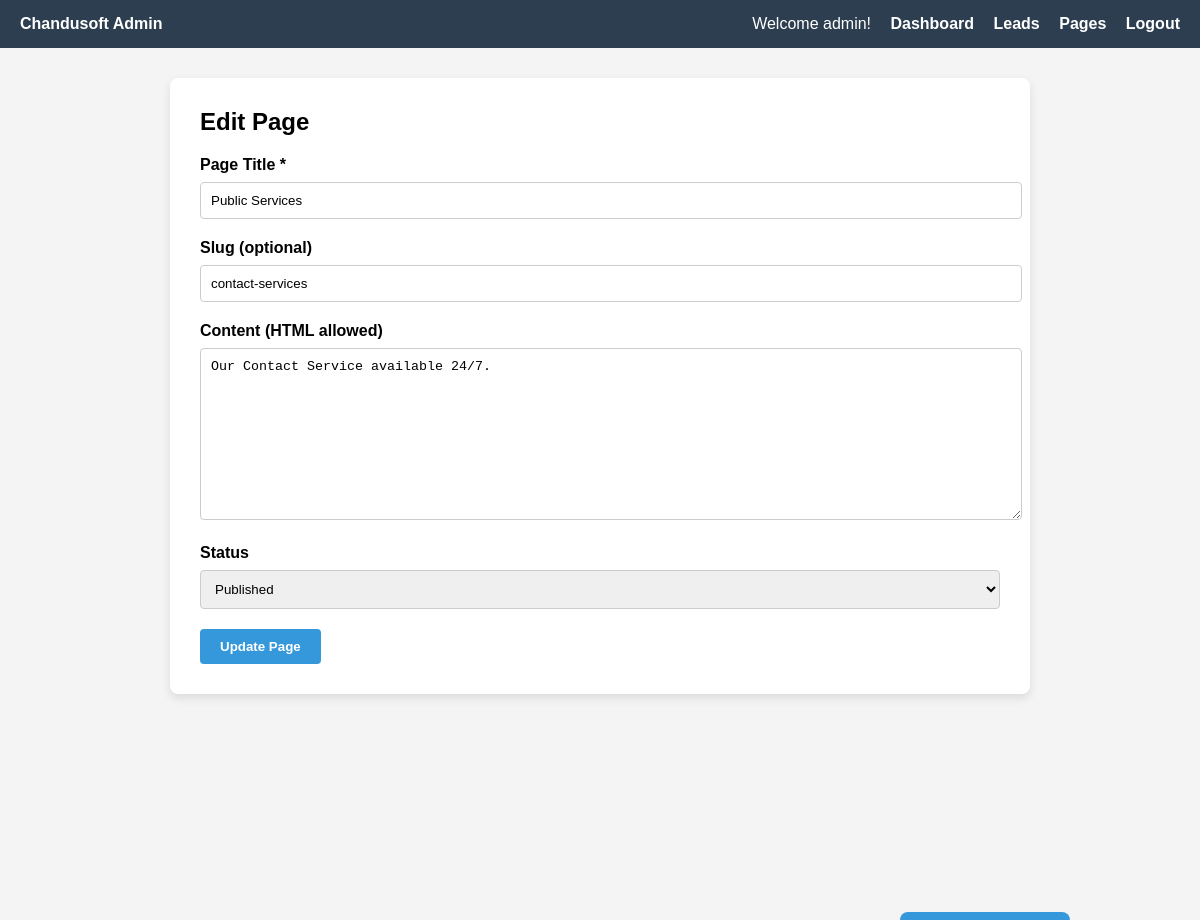
Screenshot of /admin/edit.php?id=3 (signed in) with the database file from the repository.
### tables this page shows
CREATE TABLE `pages` (
  `id` int NOT NULL AUTO_INCREMENT,
  `title` varchar(255) NOT NULL,
  `slug` varchar(255) NOT NULL,
  `status` enum('draft','published','archived') DEFAULT 'draft',
  `updated_at` datetime DEFAULT CURRENT_TIMESTAMP ON UPDATE CURRENT_TIMESTAMP,
  `content_html` text,
  PRIMARY KEY (`id`),
  UNIQUE KEY `slug` (`slug`)
);

### admin/edit.php (the view, shortened to what this page needs)
<?php
require_once '../app/config.php';
$role = $_SESSION['user']['role'] ?? 'editor';
$id = $_GET['id'] ?? null;
try {
    $stmt = $pdo->prepare("SELECT * FROM pages WHERE id = ?");
    $stmt->execute([$id]);
    $page = $stmt->fetch();
    $content_html = $page['content_html'] ?? '';
} catch (PDOException $e) {
    die("Database error: " . $e->getMessage());
}
?>
<!DOCTYPE html>
<html>
<head>
</head>
<body>
<div class="navbar">
    <div><strong>Chandusoft Admin</strong></div>
    <div class="links">
        Welcome <?= htmlspecialchars($role) ?>!
        <a href="../app/dashboard.php">Dashboard</a>
        <a href="../admin/admin-leads.php">Leads</a>
        <a href="../admin/pages.php">Pages</a>
        <a href="../admin/logout.php">Logout</a>
    </div>
</div>
<div class="container">
    <h2>Edit Page</h2>
    <form method="POST">
        <label for="title">Page Title *</label>
        <input type="text" name="title" id="title" required value="<?= htmlspecialchars($page['title']) ?>">
        <label for="slug">Slug (optional)</label>
        <input type="text" name="slug" id="slug" placeholder="auto-generated-if-empty" value="<?= htmlspecialchars($page['slug']) ?>">
        <label for="content_html">Content (HTML allowed)</label>
        <textarea name="content_html" id="content_html" rows="10"><?= htmlspecialchars($content_html) ?></textarea>
        <label for="status">Status</label>
        <select name="status" id="status">
            <option value="published" <?= $page['status'] === 'published' ? 'selected' : '' ?>>Published</option>
        </select>
        <button type="submit">Update Page</button>
    <a href="pages.php" class="back-button">← Back to Pages</a>
    </form>
</div>
</body>
</html>

### admin/edit.php (style rules this page uses)
body { font-family: Arial, sans-serif; background: #f4f4f4; margin: 0; padding: 0; }
.navbar { background-color: #2c3e50; color: white; padding: 15px 20px; display: flex; justify-content: space-between; align-items: center; }
.navbar .links a { color: white; text-decoration: none; margin-left: 15px; font-weight: bold; }
.container { max-width: 800px; margin: 30px auto; background: #fff; padding: 30px; border-radius: 8px; box-shadow: 0 4px 10px rgba(0,0,0,0.1); }
h2 { margin-top: 0; }
form label { display: block; margin-bottom: 8px; font-weight: bold; }
form input[type="text"], form select, form textarea { width: 100%; padding: 10px; margin-bottom: 20px; border: 1px solid #ccc; border-radius: 4px; }
form button { background-color: #3498db; color: white; padding: 10px 20px; border: none; border-radius: 4px; font-weight: bold; cursor: pointer; }
.back-button { position: absolute; bottom: -30px; left: 900px; padding: 10px 20px; background-color: #3498db; color: white; border-radius: 8px; text-decoration: none; font-weight: bold; text-align: center; transition: background-color 0.3s ease; }

### rows the page displays
pages: title "Public Services", slug "contact-services", content_html "Our Contact Service available 24/7.", status "Published"

### other values shown
$role "admin"
